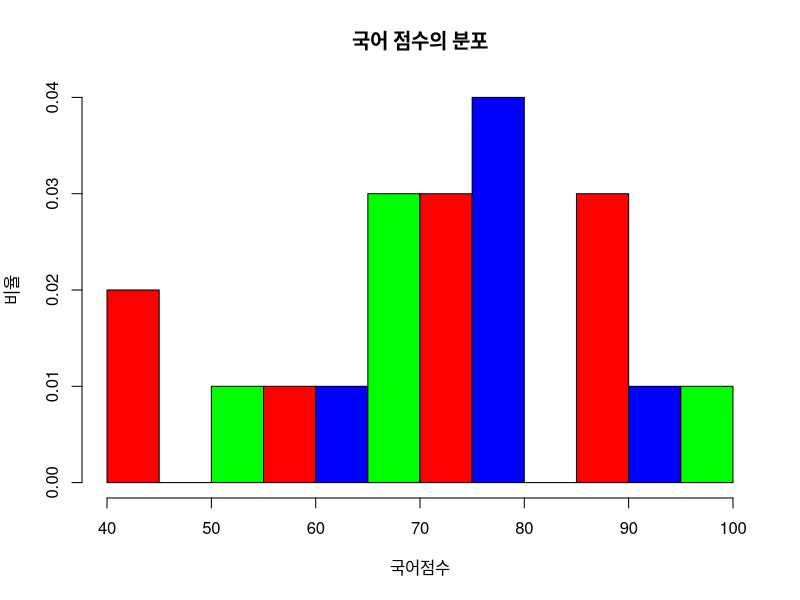

The R source for this figure:
setwd("C:/Users/sycho/Desktop/R/ch07")
kor <- scan("kor.txt")
print(kor)

# breaks 기둥 개수 10개, 최저에서 최고까지 보여지는 기둥을 10개로 설정
# freq=FALSE, 비율(확률밀도)로 나타냄
# col=c("red", "blue", "green") 색상의 개수 설정, 
# rainbow(10) 색상을 랜덤으로 개수 설정 10개
hist(kor, breaks=10, freq=FALSE, col=c("red", "blue", "green"), main="국어 점수의 분포", xlab="국어점수", ylab="비율")